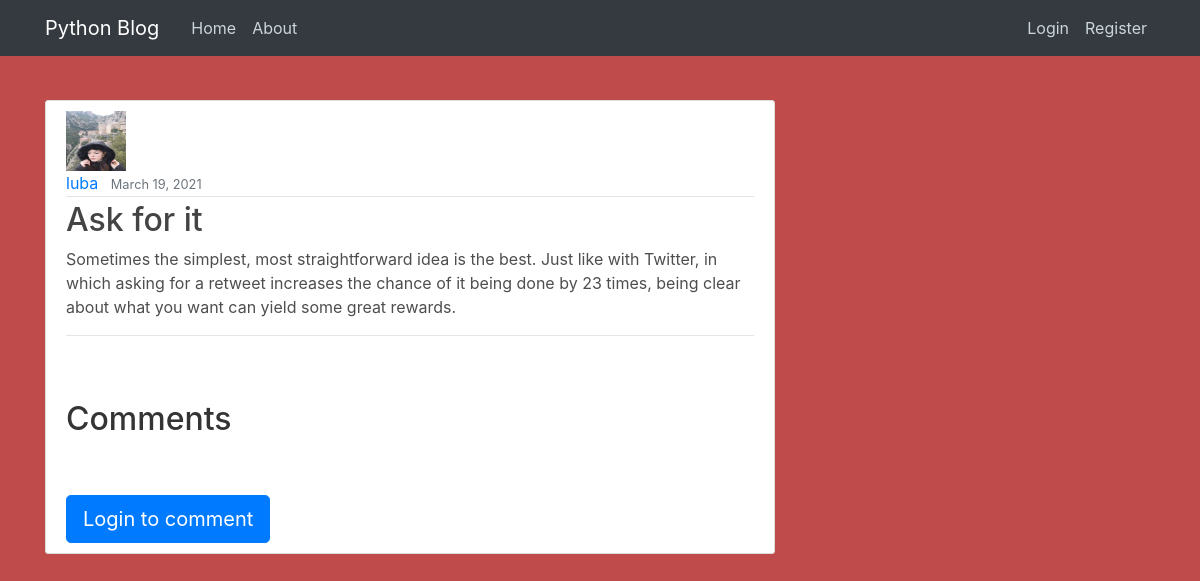
The page /post/8/ on the database its author committed.
### blog/models.py (models this page shows, shortened)
class Post(models.Model):
    title = models.CharField(max_length=100)
    content = models.TextField()
    date_posted = models.DateTimeField(default=timezone.now)
    image = models.ImageField(upload_to = 'blog/images/')
    author = models.ForeignKey(User, on_delete=models.CASCADE)

### blog/views.py (the view)
# urls.py: path('post/<int:pk>/', views.post_detail, name='post-detail'),
def post_detail(request, pk):
    template = 'blog/post_detail.html'
    post = get_object_or_404(Post, pk=pk)
    comments = Comment.objects.filter(post__id=post.pk)
    return render(request, template, {
        'post': post,
        'comments': comments,
        'comment_form': None,
        'new_comment': None,
    })

### templates/blog/post_detail.html (shortened to what this page needs)
{% extends "blog/base.html" %} {% load crispy_forms_tags %}{% block content %}
<article class="media content-section">
    <div class="media-body">
        <img src="{{ post.image.url }}" height=60 width=60>
        <div class="article-metadata">
            <a class="mr-2" href="{% url 'user-posts' post.author.username %}">{{ post.author }}</a>
            <small class="text-muted">{{ post.date_posted|date:"F d, Y" }}</small>
        </div>
        <h2 class="article-title">{{ post.title }}</h2>
        <p class="article-content">{{ post.content }}</p>
        <hr> <br><br>
        <h2 class="pb-5">Comments</h2>
         {% if user.is_authenticated %}
        <div>
            {% if comment_form is None %}
            <a class="btn btn-primary" href="{% url 'comment-create' post.id %}">Leave a comment</a> {% endif %}
            <form method="post" style="margin-top: 1.3em;">
                {{ comment_form|crispy }} {% csrf_token %} {% if comment_form %}
                <button type="submit" class="btn btn-success  btn-lg">Comment</button> {% endif %}
            </form>
        </div>
        {% else %}
        <a class="btn btn-primary btn-lg" href="{% url 'login' %}">Login to comment</a> {% endif %}
    </div>
</article>
{% endblock content %}

### static/blog/main.css (style rules this page uses)
body { background: #bf4b4b; color: #4e4e4e; margin-top: 5rem; }
h1, h2, h3, h4, h5, h6 { color: #353434; }
.content-section { background: #ffffff; padding: 10px 20px; border: 1px solid #dddddd; border-radius: 3px; margin-bottom: 200px; }
.article-title { color: #444444; }
.article-content { white-space: pre-line; }
.article-metadata { padding-bottom: 1px; margin-bottom: 4px; border-bottom: 1px solid #e3e3e3 }

### rows shown on the page
Post: image (picture), author "luba", date_posted "March 19, 2021", title "Ask for it", content "Sometimes the simplest, most straightforward idea is the best. Just like with Twitter, in which asking for a retweet increases the chance of it being done by 23 times, being clear about what you want can yield some great rewards."
